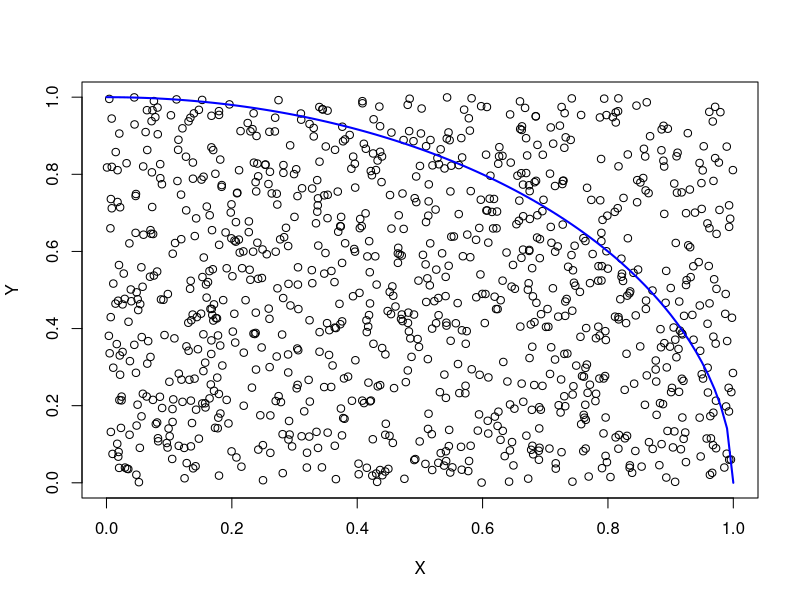

R code for this plot: (Note: this script raises an error after producing the figure.)
## 확률 
# 확률은 경우의 수에서 생각할 수 있는 모든 경우의 수 중에 우리가 관심으 갖는 경우의 수가 차지하는 비율로 생각할 수 있다. 
# =용어= 
# - 시행: 다양한 결과가 나올 수 있느 어떤 것을 실제로 하는 것을 말함 
#       ex) 주사위 던진다, 복권을 긁는다
# - 표본공간: 가능한 모든 결과의 모임 (Sample space)
#       : ex) 동전던지기 (앞앞) (앞뒤) (뒤앞) (뒤뒤), 814만분의 1이 표본공간
# - 사건: 가능한 결과들 중 어떤 요구사항을 만족하는 것, 로또 복권 추첨의 결과 "6개의 숫자가 연속이다", "모두 홀수가 나온다"..등 
#       중요한 것은 "사건"이 단 하나의 결과를 의미하지 않을 수도 있다 . 
# - 배반사건: 동시에 일어날 수 없는 두 사건 (Mutually Exclusive Event)
# - 여사건: 어떤 사건이 일어나지 않는 것을 말함  
#         복권 추첨 결과가 "모든 숫자가 짝수이다" => 홀수가 하나라도 나오거나 모든 숫자가 홀수인 것 
#         즉, "적어도 하나는 홀수이다. "
# 수학적으로는 이들을 모두 집합으로 표현할 수 있다. 
# 사건은 표본공간의 부분집합으로 정의, 공집합도 표본공간의 부분집합이기 때문에 사건이다 

## 수학적 확률 - 현실과 맞아 떨어지진 않으나 시행횟수가 늘어날 수록(극한) 수학적 확률에 가까워 진다.  
# 수학적인 확률은 어떤 가능한 모든 결과의 개수로 표현할 수 있다. 
# 주사위 2번 (독립시행): 6 * 6 = 36, "두 값을 곱했을 때 홀수가 나온다" 
# 사건을 생각해보면 두 값을 곱했을 경우 둘다 홀수여야 한다. 3 * 3 = 9 (경우의수) <=> (수학적확률) 9/36-> 0.25 
# *중요) 표본공간의 모든 경우가 나올 수 있는 가능성은 같아야한다. 

## 통계적 확률
# 통계적 확률은 수학적 확률에 비해 더 구체적으로 접근한다. 통계적 확률은 "전체시행횟수" 중 특정 사건이 일어나는 횟수의 비율로 표현 
# 전체 시행횟수는 n이라고 하고, 했을 때에 특정사건이 일어날 횟수를 r이라고 하면 그 사건이 일어날 비율은 n분의 r이 된다. 
# 일반적으로 통계적 확률은 수학적 확률과 정확히 일치하지 않는다. 대신 횟수를 무한정 늘리면 통계적 확률은 결국 수학적 확률에 근접하게 된다. 

## 극한의 의미 
# 통계적 확률이 수학적 확률에 한없이 가까워 진다는 이야기는 시행 횟수가 무한정 늘어나는 극한을 가정하기 때문이다. 
# 두 가지 의미와 관련.
# 첫번째, 시행횟수를 무한히 늘렸을 때 수학적 확률에 통계적 확률이 근접합니다. 하지만, 시행횟수가 적다면 우연에 의해서 수학적 확률에 벗어나는 경우가 
# 종종 생긴다는 점이다. 
# 통계학에서는 이것을 표집오차(Sampling Error)라고 합니다. 이것은 시행횟수가 늘어날 수록 점점 줄어드는 성질을 가지고 있다.
# 결국에는 0에 매우 가까워지게 된다 => 수학적 통계에 가까워진다. 
# 두번째, 한없이 가까워진다. 가까워진다는 말은 두 가지 의미를 포함한다. 수학적 확률과 통계적 확률간의 차이가 0에 가까워진다. 단 절대로 0이 된다는 것은 아님 

## 큰수의 법칙  
# 큰수의 법칙(Law of large number)은 실제 자료의 값으로 계산한 평균 (대표값, 기대값) 
# 즉, 표본평균이 자료의 크기가 커짐에 따라서 한없이 특정값에 가까워진다는 것을 말함 
# 여기서 특정값은 확률용어로 기대값(Expected Value)라고 한다. 
# 통계적 확률은 큰 수의 법칙의 특수한 경우에 지나지 않는데, 이유는 비율자체가 일종의 표본평균이기 때문입니다. 
# 특정 값이 나오는 결과값의 합에 시행횟수로 나누면 이건 통계적 확률이 되고, 이것은 기록된 값의 평균이기도 하다. 
# 애초에 평균이란 자료의 총합을 자료의 갯수로 나눠준 것이기 떄문이다. 즉 큰 수의 법칙이 적용된다는 것이다.
# 시행횟수가 많아짐에 따라 성공비율 또는 통계적 확률은 기대값에 가까워진다는 것을 알 수 있다. 여기서 말하는 기대값은 수학적 확률을 의미한다. 
# EX) 동전을 5회 던졌을때 경우 예 
# 앞: 1 뒤: 0 
# 시행값: 1 0 0 0 0 1 
# 총합: 2 
# 평균: 2/5 = 0.4 

# EX) 동전을 20회 던졌을 때 
# 앞 : 1 뒤: 0  
# 시행값: 1 1 1 0 0 1 0 1 0 0 1 0 1 1 1 1 0 0 0 1 
# 총합: 11 
# 평균: 11/20 = 55/100 -> 0.55 => 평균 기대값에 가까워진다 (시도횟수가 늘어날 수록) 

## R을 이용한 시뮬레이션 
# 동전 던지기의 경우의 수 => 2가지 (서로가 서로의 여사건)
# 따라서 이들의 확률은 앞면이 나올 확률만 정하면 뒷면이 나올 확률은 1- 앞면확률 
# 이때 확률을 P라고 하면, 이렇게 가능한 결과는 2개밖에 없고, 성공확률이 정해져 있는 확률시행을 "베르누이 시행(Bernoulli trial)" 이라고 한다. 

# 베르누이 시행
# 성공, 실패 두 가지중 하나의 실험 
# 시행결과는 서로가 여사건 관계 
# P <-> 1-P
# E[X]= 0*(1-P)+ 1*P= P 
# E[X^2]= 0^2*(1-P)+1^2*P=P 
# Var(X)= p-p^2= p(1-p) 
# SD(X) = Sqrt(P(1-P))

# R에서 사용하는 베르누이 시행함수 rbinom() 
# rbinom(n, size, prob) 
# r의 의미는 random 의미. R에서 확률적 난수를 생성하는 것을 의미하는 것으로 사용함. 
# binom은 이항이라고 번역되는 binomial 단어의 축약
# 베르누이 시행은 이항시행의 일종입니다. 차이는 베르누이 시행에서는 한번만, 
# 이항시행에서는 여러번 할 수 있다는 점입니다. 

# rbinom() 함수
# rbinom(난수의 갯수, 시행횟수, 성공확률) 
# 난수의 갯수: 난수의 갯수를 의미로 앞에 설명한 벡터에 저장된다. 
# 성공확률은 0과 1사이의 숫자를 사용 

# 동전던지기: 5번 던진 결과, 그 확률은 0.5, 0은 실패/1은 성공 
x <- rbinom(5, 1, 0.5) # 시행결과 
print(x) # 시행결과: [1] 1 1 0 0 0
mean(x) # 평균값: [1] 0.4 (시행결과에 따른 가변) 

x <- rbinom(1000, 1, 0.5)
mean(x) # 평균값: [1] 0.519 (시행결과가 늘어날 수록 0.5 평균값에 근사) 

## 수학적 확률문제 풀기
# 문제) 1에서 5까지 숫자카드를 잘 섞어서 3장의 카드를 뽑아 3자리의 숫자를 만듭니다. 그 결과가 320보다 클 확률은 얼마인가? 
# 이중 우리가 원하는 경우의 수는 320보다 큰 수의 값을 가지는 경우 
# 앞 첫자리 숫자는 3-5 이상이어야 조건에 충족한다  
# 앞 첫자리 숫자 4,5 는 뒤에 나오는 숫자와 상관없이 조건을 충족한
# 각 4,5의 경우의 수 구하기 
# 맨앞 5일때: 4 * 3= 12 4P2 
# 맨앞 4일때: 4 * 3= 12 4P2 

# 맨앞 3일때: 두번째: 2,3,4 세번째:1,2,3,4,5  
# 전체 3일때 경우의 수 - 두번째 1일 경우(312,314,315)= 12-3 = 9 
# or 321, 324, 325, 341, 341, 345, 351, 352, 354 = 9 
# 5장의 카드에서 3장카드 뽑는 전체 경우의 수: 60 
# 결과: 55% 

## 통계적 확률로 문제풀기: 시뮬레이션  
# 앞 수학적 내용을 알지 못해도 풀 수 있는 방법존재
# "시행횟수가 늘어남에 따라 통계적 확률은 수학적 확률에 한없이 가까워 진다는 사실을 이용"
# 이 경우 장점은 모든 경우의 수를 다 검토해야 하는 수고를 하지 않을 수 있고, 특히 경우의 수를 세기가 매우 복잡한 문제에서 유용하게 쓰임

## 시뮬레이션 시행은 R프로그램을 이용하여 1~ 5까지의 숫자 3개를 뽑아서 그 값이 320 보다 큰 경우를 
# 구하는 시뮬레이션 진행할 수 있다. 이 시뮬레이션을 충분히 진행하여 비율을 계산하면 그게 통계적 확률이 되고, 이는 수학적 확률에 근사하게 된다. 
# 수학적인 공식을 적용하지 않고 확률을 계산하는 방법을 몬테카를로 "시뮬레이션"
# 시행을 위해서 R에서 따로 프로그램을 하지 않아도 sample()이라는 함수가 존재. 

        # 카드 1~5, 몇개 뽑? , 되돌림?  
# sample(추첨할 대상, 추첨할 개수, 복원추출여부) #복원추출: 카드 뽑고 다시 넣느냐 마느냐 
# 복원추출은 뽑은 것을 원래대로 돌려 놓는 것을 말함. 여기서 비복원 추출을 한다.  
# 여기서는 sample(1:5,3,replace=F) => 1에서 5까지 숫자를 3개 뽑아서 샘플을 만들되 비복원  

n_simulation <- 3000
n_success <- 0 
for (i in 1:n_simulation) { 
    x <- sample(1:5,3,replace=F)
    if( x[1]>=4 ) n_success <- n_success + 1
    if(( x[1]==3 )&(x[2]>=2)) n_success <- n_success + 1 

 } 

 print(n_success) # 535
 stc <- n_success/n_simulation 
 print(stc) # 0.55에 근접


## 몬테카를로 방법을 사용하여 원주율 계산 
# 원주율: 3.14 
# 시뮬레이션을 통해서 원주율을 구하고 실제 원주율과 비교
# x,y 축 중심으로 2차원 좌표평면 생각. 가로 세로 축 길이 1인 정사각형 
# 정사각형의 원점을 중심으로 한 반지름이 1인 원을 그리면,
# 온전한 원이 아닌 원의 1/4인 사분원이 된다. 
# 가로세로 길이 1인 정사각형에 매우 작은 입자 뿌린다고 생각  
# 이 입자는 무작위로 뿌린다는 것을 의미, 안쪽에 뿌려진 입자의 비율과 정사각형의 넓이에서 4분윈이 차지하는 넓이의 비율이라고 추측할 수 있음
# 이 경우 오차가 생길 수 있으나, 입자를 충분히 많이 촘촘히 뿌린다면 통계적 확률은 수학적 확률에 가깝게 된다.  
# 여기에 원 넓이를 구하는 식을 도입, p * r ^ 2, 4분원이기 떄문에 1/4로 계산
# 결국 반지름 1이기 때문에 p/4, 즉 입자가 사분원 안에 떨어질 비율은 p/4에 가깝게 된다. 구해진 값에 4를 곱하면 파이 즉 원주율을 구할 수 있다. 



# 4분원의 넓이: 1/4 * 파이 * r^2 when r=1, 1/4 *p = 4분원의 넓이 = p/4 
# p(Pie)= 4분원의 넓이 * 4


## R에서 이런 동작을 하는 runif(1) (0에서 1사이의 값을 return) 
# 이것을 좌표 x,y 에 대입하면 입자를 무작위로 뿌리는 것과 같은 효과를 가져올 수 있다. 
n_sim <- 1000
x<- vector(length= n_sim )
y<- vector(length= n_sim ) 
res <- 0

for (i in 1: n_sim) {
    x[i] <- runif(1)
    y[i] <- runif(1)

    if (x[i]^2 +y[i]^2 <1) res<- res + 1
}  
print(res)
print(4* res /n_sim)

# 그림로 표현하기 
circle <- function(x) sqrt(1 - x^2)
plot(x,y,xlab= "X", ylab= "Y") 
curve(circle, from=0, to=1, add=T, col="blue", lwd=2)

# 몬티홀 문제 
# 결론: 바꿨을때 확률이 다르고 바꾸는게 낫다  

# 바꾸지 않고 처음 문을 고른 경우
n_simul <- 1000
doors <- 3  
success <- 0 

for (i in 1:n_simul) { #1000번 반복 
    # 3개의 문 중 차의 위치를 선택
    car <- sample(doors,1)
    
    # 차가 없는 곳에 염소들을 배치 
    if (car == 1) { 
        goat <- c(2,3)
    } else if (car==2) {
        goat <- c(1,3)
    } else { 
        goat <- c(1,2) 
    } 

    # 참가자가 문을 선택 (고른다) 
    pick <- sample(doors,1)

    # 참가자가 고르지 않은 문 중 염소가 있는 문을 찾는다.
    goat_not_picked <- goat[goat !=pick] 
    
    # 참가자가 고르지 않은 문 중 염소가 있는 문 하나를 열어준다 
    if (length(goat_not_picked)>1) { 
        open <- sample(goat_not_picked, 1) 
        
    } else {  
        open <- goat_not_picked 
    } 

    # 바꾸지 않고 처음 고른 문이 차가 있는 문이면 "성공"을 기록  
    if(pick == car) success <- success + 1 

  
 } 

# 총 시행 중 "성공"의 비율  
success/n_simul


# 바꾸는 경우 
n_simul <- 1000
doors <- 3  
success <- 0 

for (i in 1:n_simul) { #1000번 반복 
    # 3개의 문 중 차의 위치를 선택
    car <- sample(doors,1)
    
    # 차가 없는 곳에 염소들을 배치 
    if (car == 1) { 
        goat <- c(2,3)
    } else if (car==2) {
        goat <- c(1,3)
    } else { 
        goat <- c(1,2) 
    } 

    # 참가자가 문을 선택 (고른다) 
    pick <- sample(doors,1)

    # 참가자가 고르지 않은 문 중 염소가 있는 문을 찾는다.
    goat_not_picked <- goat[goat !=pick] 
    
    # 참가자가 고르지 않은 문 중 염소가 있는 문 하나를 열어준다 
    if (length(goat_not_picked)>1) { 
        open <- sample(goat_not_picked, 1) 
        
    } else {  
        open <- goat_not_picked 
    } 

    # 바꾸어 선택한 문이 차가 있는 문이면 "성공"으로 기록
    pick <- doors[(doors != pick) & (doors != open)] 

    if (pick == car) success <- success + 1 
 } 

# 총 시행 중 성공의 비율 
success/n_simul

# 심슨의 역설







#생일역설- 왜 드물게 보이는 사건은 꼭 일어나는가 
# 한반에 20명의 학생이 있을 때에 생일이 겹치는 학생이 한명도 없을 확률은 얼마나 될까? 
# (365-1)/365 * (365-2)/365 * (365-3)/365... * (365-19)/365
# 결론) 58.9% (생각보다 높다) 

n <- 30 
result <- 1
for (i in 1:(n-1)) { 
    result <- result *(365-i)/365 
} 
print(result)